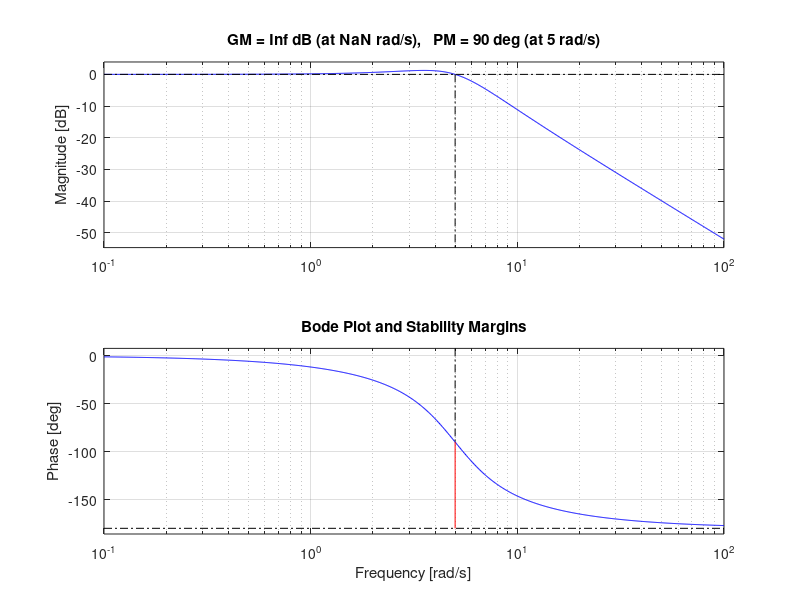

MATLAB code for this plot: (Note: this script raises an error after producing the figure.)
clc; clear; close all;
s = tf('s');

wn = 5;                         % Natural frequency (rad/s)
zetaValues = [0.2 0.5 1.0 1.5];

systems = cell(size(zetaValues));
labels = cell(size(zetaValues));

figure('Name', 'Second-Order System');

% Compare step responses for different damping ratios
subplot(2,2,1);
hold on;

for i = 1:length(zetaValues)
    zeta = zetaValues(i);

    G = wn^2/(s^2 + 2*zeta*wn*s + wn^2);
    systems{i} = G;
    labels{i} = sprintf('zeta = %.1f', zeta);

    step(G, 5);
end

grid on;
title('Step Response vs Damping Ratio');
legend(labels, 'Location', 'best');
hold off;

% Compare impulse responses
subplot(2,2,2);
hold on;

for i = 1:length(zetaValues)
    impulse(systems{i}, 5);
end

grid on;
title('Impulse Response vs Damping Ratio');
legend(labels, 'Location', 'best');
hold off;

% Pole-zero map for zeta = 0.5
zeta = 0.5;
G = wn^2/(s^2 + 2*zeta*wn*s + wn^2);

subplot(2,2,3);
pzmap(G);
grid on;
title('Pole-Zero Map');

% Frequency response
subplot(2,2,4);
margin(G);
grid on;
title('Bode Plot and Stability Margins');

fprintf('Second-Order System\n');
fprintf('Natural frequency: %.2f rad/s\n', wn);
fprintf('Damping ratio: %.2f\n', zeta);
disp('Poles:');
disp(pole(G));
disp('Step response metrics:');
disp(stepinfo(G));
